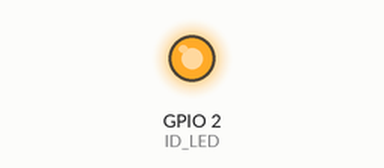
Bench run of a sketch on a simulated ESP32. Shown: output pins drawn as LEDs (lit = HIGH). WiFi joins after 1.5 s; servers stay silent unless stated; no MQTT or app messages arrive unless stated; what the sketch prints to the serial monitor is not drawn. At 2.6 s the program puts the board to deep sleep or switches it off; the recording ends there.

Above: at 0.1 s.
Timing chart, 0 to 2.6 s (numbered marks = the images above):
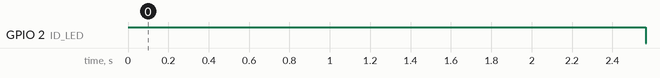

Measured:
- by itself, GPIO 2 (ID_LED): LOW → HIGH at 0.00 s, → LOW 2.6 s later

The sketch:

warlux.ino
```cpp
#include <WiFi.h>
#include <PubSubClient.h>
#include <Wire.h>
#include "config.h"

const int        ID_LED = 2;

//                           1 min
const int TIME_TO_SLEEP_uS = 60 * 1.e06; // Time ESP32 will go to pause (1 minute)

WiFiClient wifi_client;
PubSubClient mqtt_client(wifi_client);


//Function that gives the reason by which ESP32 has been awaken from sleep
String get_wakeup_string(esp_sleep_wakeup_cause_t wakeup_reason_code)
{
  switch(wakeup_reason_code)
  {
    case ESP_SLEEP_WAKEUP_UNDEFINED : return "reset was not caused by exit from deep sleep";
    case ESP_SLEEP_WAKEUP_EXT0    : return "trigger";
    case ESP_SLEEP_WAKEUP_EXT1    : return "trigger";
    case ESP_SLEEP_WAKEUP_TIMER   : return "timer";
    case ESP_SLEEP_WAKEUP_TOUCHPAD: return "touchpad";
    case ESP_SLEEP_WAKEUP_ULP     : return "ULP program";
    default                       : return "undefined";
  }
}


String get_mqtt_state_str(int state_code)
{
  switch(state_code)
  {
    case MQTT_CONNECTION_TIMEOUT      : return "timeout";
    case MQTT_CONNECT_FAILED          : return "failed";
    case MQTT_DISCONNECTED            : return "disconnected";
    case MQTT_CONNECTED               : return "connected"; // 0
    case MQTT_CONNECT_BAD_PROTOCOL    : return "bad protocol";
    case MQTT_CONNECT_BAD_CLIENT_ID   : return "bad client id";
    case MQTT_CONNECT_UNAVAILABLE     : return "unavailable";
    case MQTT_CONNECT_BAD_CREDENTIALS : return "bad credentials";
    case MQTT_CONNECT_UNAUTHORIZED    : return "unauthorized";
    default : return String("Unknown : ") + String(state_code);
  }
}

void setup_wifi() {
  delay(10);
  // We start by connecting to a WiFi network
  //Serial.println();
  Serial.print("WiFi: connecting to " + String(ssid) + " ");
  //Serial.println(ssid);

  WiFi.begin(ssid, password);

  // todo: give up after an number of attempt
  while (WiFi.status() != WL_CONNECTED) {
    Serial.print(".");
    delay(500);
  }
  Serial.println(" DONE");
  Serial.print("WiFi: connected with IP address ");
  Serial.println(WiFi.localIP());
}


void setup_mqtt()
{
  mqtt_client.setServer(mqtt_server, mqtt_port);
  Serial.print("MQTT: connecting to " + String(mqtt_server) + " ");
  mqtt_client.connect(mqtt_device_name.c_str(), mqtt_user, mqtt_password);
  // todo: give up after an number of attempt
  while (!mqtt_client.connected()) {
    Serial.print(".");
    delay(500);
  }
  Serial.println(" DONE");
}

void send_mqtt(const String& mqtt_topic, const String& mqtt_payload) {
  Serial.println("MQTT: publish\t" + mqtt_topic + " : " + mqtt_payload);
  mqtt_client.publish(mqtt_topic.c_str(), mqtt_payload.c_str());
}

void setup()
{
  // Setup hardware
  pinMode(ID_LED,OUTPUT);
  // We set our ESP32 to wake up every 5 seconds
  esp_sleep_enable_timer_wakeup(TIME_TO_SLEEP_uS);
  // setup print
  Serial.begin(115200);
  digitalWrite(ID_LED, HIGH);
  delay(1000);

  //Print the wakeup reason for ESP32
  esp_sleep_wakeup_cause_t wakeup_code = esp_sleep_get_wakeup_cause();
  const String wakeup_string = get_wakeup_string(wakeup_code);
  Serial.println("ESP: awaken because : " + wakeup_string);

  // set up wifi + mqtt
  setup_wifi();
  setup_mqtt();

  send_mqtt("motion/warlux/" + mqtt_device_name, "on");
  if (wakeup_code == ESP_SLEEP_WAKEUP_TIMER) {
    // wake up y timer. Should not happen ...
    send_mqtt("status/warlux/" + mqtt_device_name , "on");
  }

  digitalWrite(ID_LED, LOW);
  Serial.println("ESP: go to sleep.");
  // Go to sleep now
  esp_deep_sleep_start();
}


void loop() {}
```

config.h
```cpp
// Replace the next variables with your SSID/Password combination
const char* ssid = "WIFI_SSID";
const char* password = "WIFI_PASSWD";

// MQTT
const char* mqtt_server = "MQTT_SRVER_ADRDRESS";
const char* mqtt_user = "MQTT_USER";
const char* mqtt_password = "MQTT_PASSWD";
const int   mqtt_port = 1883;
const String mqtt_device_name = String("warlux_") + String((uint16_t)(ESP.getEfuseMac() >> 32));
```
